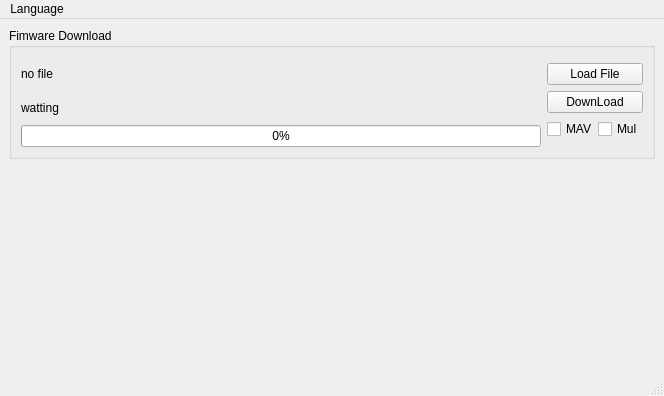
<?xml version="1.0" encoding="UTF-8"?>
<ui version="4.0">
 <class>DownLoad</class>
 <widget class="QMainWindow" name="DownLoad">
  <property name="geometry">
   <rect>
    <x>0</x>
    <y>0</y>
    <width>664</width>
    <height>396</height>
   </rect>
  </property>
  <property name="windowTitle">
   <string>DownLoad</string>
  </property>
  <widget class="QWidget" name="centralwidget">
   <layout class="QVBoxLayout" name="verticalLayout_5">
    <item>
     <widget class="QGroupBox" name="groupBox_download">
      <property name="title">
       <string>Fimware Download</string>
      </property>
      <layout class="QHBoxLayout" name="horizontalLayout_2">
       <item>
        <widget class="QWidget" name="widget" native="true">
         <layout class="QVBoxLayout" name="verticalLayout">
          <property name="spacing">
           <number>0</number>
          </property>
          <property name="leftMargin">
           <number>0</number>
          </property>
          <property name="topMargin">
           <number>0</number>
          </property>
          <property name="rightMargin">
           <number>0</number>
          </property>
          <property name="bottomMargin">
           <number>0</number>
          </property>
          <item>
           <widget class="QLabel" name="label_file">
            <property name="minimumSize">
             <size>
              <width>500</width>
              <height>16</height>
             </size>
            </property>
            <property name="maximumSize">
             <size>
              <width>500</width>
              <height>16777215</height>
             </size>
            </property>
            <property name="text">
             <string>no file</string>
            </property>
           </widget>
          </item>
          <item>
           <widget class="QLabel" name="label_watting">
            <property name="minimumSize">
             <size>
              <width>500</width>
              <height>16</height>
             </size>
            </property>
            <property name="maximumSize">
             <size>
              <width>500</width>
              <height>16777215</height>
             </size>
            </property>
            <property name="text">
             <string>watting</string>
            </property>
           </widget>
          </item>
          <item>
           <widget class="QProgressBar" name="m_progressBar">
            <property name="minimumSize">
             <size>
              <width>500</width>
              <height>16</height>
             </size>
            </property>
            <property name="value">
             <number>0</number>
            </property>
           </widget>
          </item>
         </layout>
        </widget>
       </item>
       <item>
        <widget class="QWidget" name="widget_1" native="true">
         <layout class="QVBoxLayout" name="verticalLayout_2">
          <property name="spacing">
           <number>0</number>
          </property>
          <property name="leftMargin">
           <number>0</number>
          </property>
          <property name="topMargin">
           <number>0</number>
          </property>
          <property name="rightMargin">
           <number>0</number>
          </property>
          <property name="bottomMargin">
           <number>0</number>
          </property>
          <item>
           <widget class="QPushButton" name="Button_Loadfile">
            <property name="text">
             <string>Load File</string>
            </property>
           </widget>
          </item>
          <item>
           <widget class="QPushButton" name="Button_Download">
            <property name="text">
             <string>DownLoad</string>
            </property>
           </widget>
          </item>
          <item>
           <layout class="QHBoxLayout" name="horizontalLayout">
            <item>
             <widget class="QCheckBox" name="checkBox_mav">
              <property name="text">
               <string>MAV</string>
              </property>
             </widget>
            </item>
            <item>
             <widget class="QCheckBox" name="checkBox_mul">
              <property name="text">
               <string>Mul</string>
              </property>
             </widget>
            </item>
           </layout>
          </item>
         </layout>
        </widget>
       </item>
      </layout>
     </widget>
    </item>
    <item>
     <widget class="QWidget" name="widget_Mul" native="true">
      <property name="minimumSize">
       <size>
        <width>400</width>
        <height>200</height>
       </size>
      </property>
      <layout class="QHBoxLayout" name="horizontalLayout_3">
       <property name="spacing">
        <number>0</number>
       </property>
       <property name="leftMargin">
        <number>0</number>
       </property>
       <property name="topMargin">
        <number>0</number>
       </property>
       <property name="rightMargin">
        <number>0</number>
       </property>
       <property name="bottomMargin">
        <number>0</number>
       </property>
       <item>
        <widget class="QWidget" name="widget_3" native="true">
         <property name="minimumSize">
          <size>
           <width>200</width>
           <height>100</height>
          </size>
         </property>
         <layout class="QVBoxLayout" name="verticalLayout_4">
          <property name="spacing">
           <number>0</number>
          </property>
          <property name="leftMargin">
           <number>0</number>
          </property>
          <property name="topMargin">
           <number>0</number>
          </property>
          <property name="rightMargin">
           <number>0</number>
          </property>
          <property name="bottomMargin">
           <number>0</number>
          </property>
          <item>
           <widget class="Form_Download" name="widget_D1" native="true"/>
          </item>
          <item>
           <widget class="Form_Download" name="widget_D2" native="true"/>
          </item>
          <item>
           <widget class="Form_Download" name="widget_D3" native="true"/>
          </item>
          <item>
           <widget class="Form_Download" name="widget_D4" native="true"/>
          </item>
          <item>
           <widget class="Form_Download" name="widget_D5" native="true"/>
          </item>
         </layout>
        </widget>
       </item>
       <item>
        <widget class="QWidget" name="widget_2" native="true">
         <property name="minimumSize">
          <size>
           <width>200</width>
           <height>100</height>
          </size>
         </property>
         <layout class="QVBoxLayout" name="verticalLayout_3">
          <property name="spacing">
           <number>0</number>
          </property>
          <property name="leftMargin">
           <number>0</number>
          </property>
          <property name="topMargin">
           <number>0</number>
          </property>
          <property name="rightMargin">
           <number>0</number>
          </property>
          <property name="bottomMargin">
           <number>0</number>
          </property>
          <item>
           <widget class="Form_Download" name="widget_D6" native="true"/>
          </item>
          <item>
           <widget class="Form_Download" name="widget_D7" native="true"/>
          </item>
          <item>
           <widget class="Form_Download" name="widget_D8" native="true"/>
          </item>
          <item>
           <widget class="Form_Download" name="widget_D9" native="true"/>
          </item>
          <item>
           <widget class="Form_Download" name="widget_D10" native="true"/>
          </item>
         </layout>
        </widget>
       </item>
      </layout>
     </widget>
    </item>
   </layout>
  </widget>
  <widget class="QMenuBar" name="menubar">
   <property name="geometry">
    <rect>
     <x>0</x>
     <y>0</y>
     <width>664</width>
     <height>23</height>
    </rect>
   </property>
   <widget class="QMenu" name="menuLanguage">
    <property name="title">
     <string>Language</string>
    </property>
    <addaction name="actionEnglish"/>
    <addaction name="actionSimplified_Chinese"/>
   </widget>
   <addaction name="menuLanguage"/>
  </widget>
  <widget class="QStatusBar" name="statusbar"/>
  <action name="actionEnglish">
   <property name="checkable">
    <bool>true</bool>
   </property>
   <property name="text">
    <string>English</string>
   </property>
  </action>
  <action name="actionSimplified_Chinese">
   <property name="checkable">
    <bool>true</bool>
   </property>
   <property name="text">
    <string>Simplified Chinese</string>
   </property>
  </action>
 </widget>
 <customwidgets>
  <customwidget>
   <class>Form_Download</class>
   <extends>QWidget</extends>
   <header location="global">form_download.h</header>
   <container>1</container>
  </customwidget>
 </customwidgets>
 <resources/>
 <connections/>
</ui>
